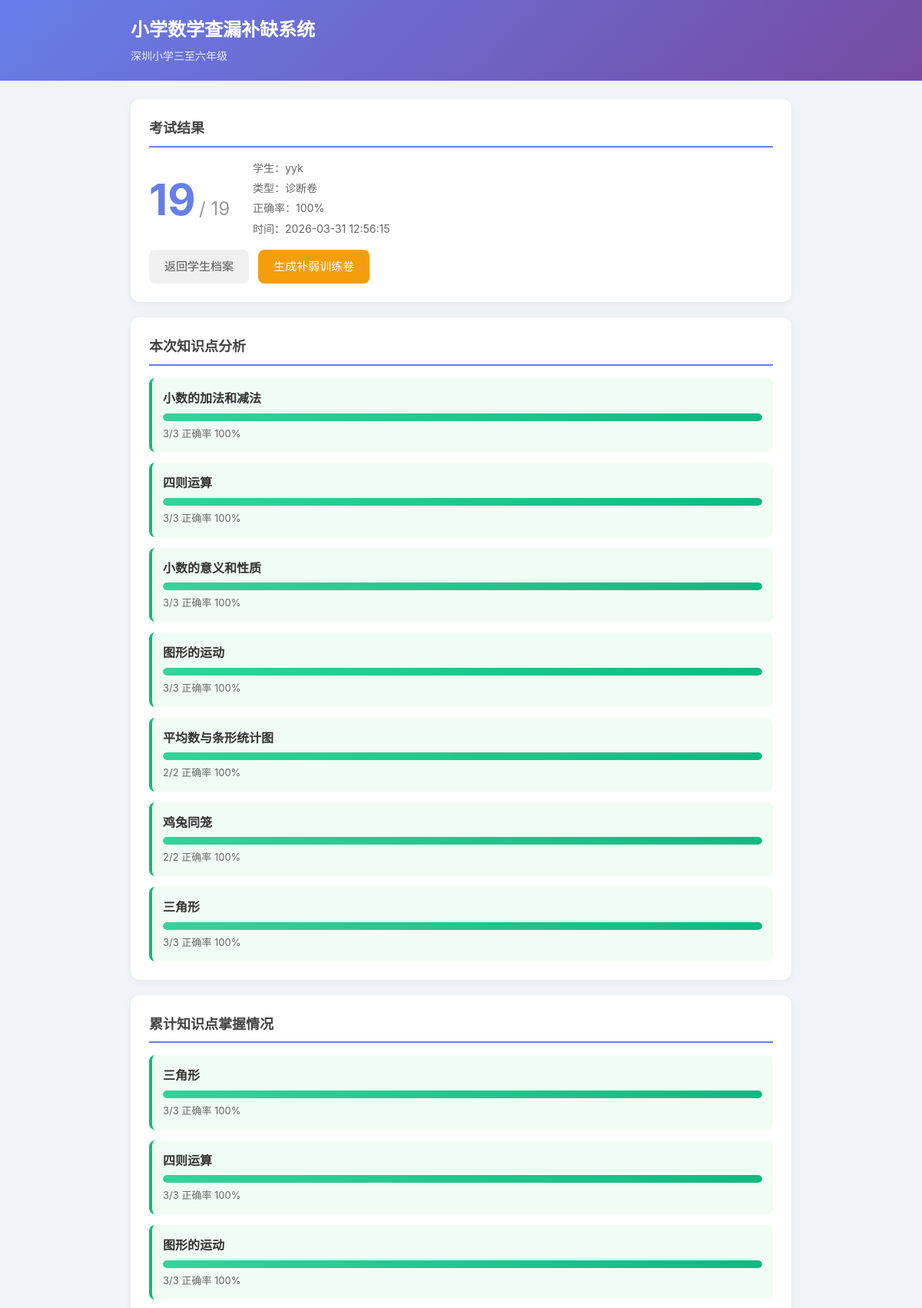
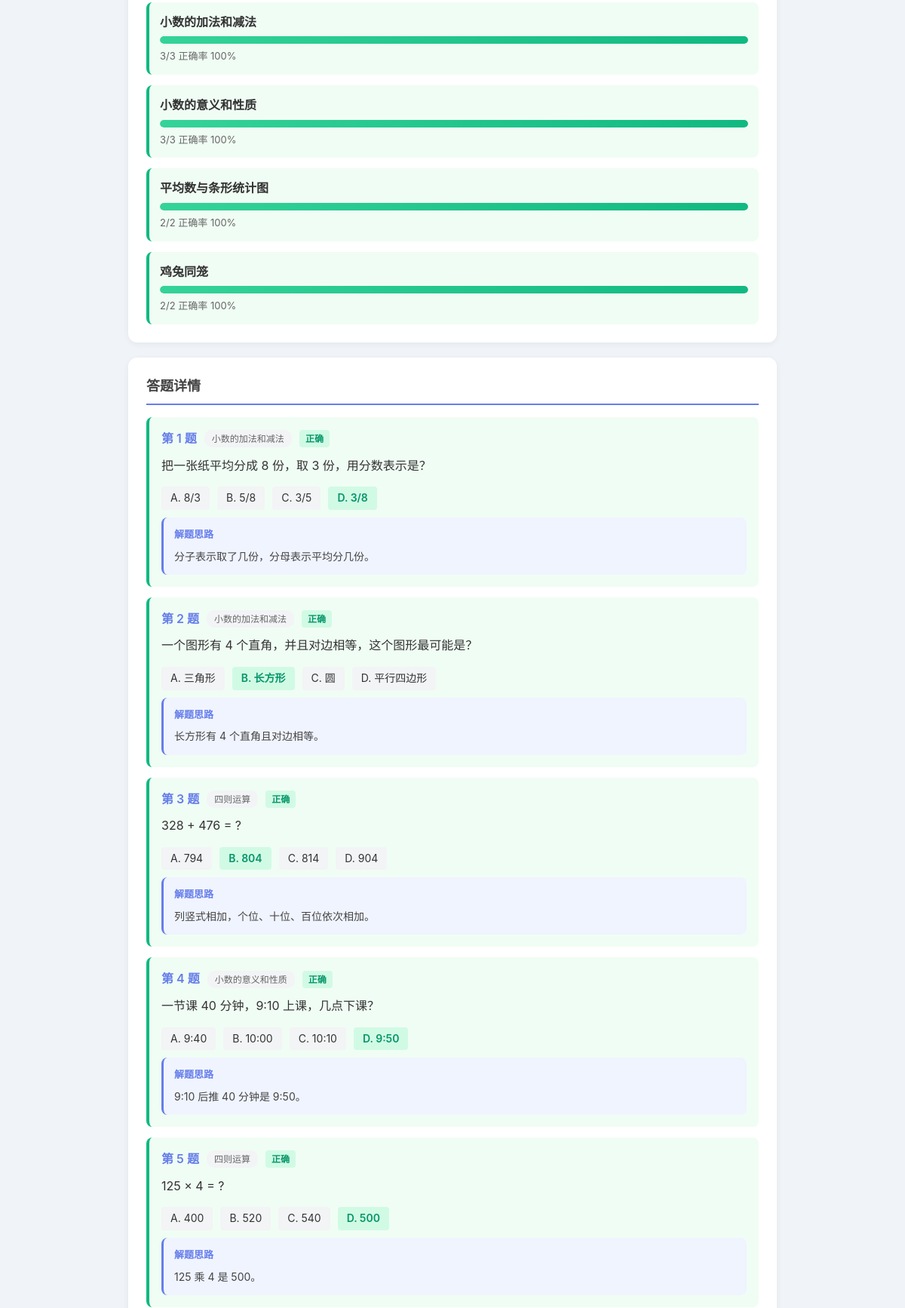
The app's page /exam/result/1 (upper part) with its own data (2 pictures, top to bottom).
### tables this page shows
CREATE TABLE exams (
            id INTEGER PRIMARY KEY AUTOINCREMENT,
            student_id INTEGER NOT NULL,
            exam_type TEXT NOT NULL,
            score INTEGER NOT NULL DEFAULT 0,
            total INTEGER NOT NULL DEFAULT 0,
            created_at TEXT NOT NULL, question_ids TEXT NOT NULL DEFAULT '[]', submitted_at TEXT,
            FOREIGN KEY (student_id) REFERENCES students(id)
        );

CREATE TABLE students (
            id INTEGER PRIMARY KEY AUTOINCREMENT,
            name TEXT NOT NULL,
            class_name TEXT NOT NULL,
            created_at TEXT NOT NULL
        , grade TEXT NOT NULL DEFAULT '四年级下学期');

CREATE TABLE answers (
            id INTEGER PRIMARY KEY AUTOINCREMENT,
            exam_id INTEGER NOT NULL,
            question_id INTEGER NOT NULL,
            student_answer TEXT,
            is_correct INTEGER NOT NULL DEFAULT 0,
            knowledge_point TEXT NOT NULL, question_text TEXT NOT NULL DEFAULT '', options_json TEXT NOT NULL DEFAULT '[]', correct_answer TEXT NOT NULL DEFAULT '', explanation TEXT NOT NULL DEFAULT '',
            FOREIGN KEY (exam_id) REFERENCES exams(id)
        );

### app.py (the view)
@app.route("/exam/result/<int:exam_id>")
def exam_result(exam_id):
    exam = models.get_exam(exam_id)
    if not exam:
        return redirect(url_for("index"))
    student = models.get_student(exam["student_id"])
    answers = models.get_exam_answers(exam_id)
    for a in answers:
        if a.get("question_text"):
            a["question"] = a["question_text"]
            a["correct_answer"] = a.get("correct_answer", "")
            a["explanation"] = a.get("explanation", "")
            continue
        q = get_question_by_id(a["question_id"])
        if q:
            a["question"] = q["question"]
            a["options"] = q["options"]
            a["correct_answer"] = q["answer"]
            a["explanation"] = q.get("explanation", "")
    kp_summary = {}
    for a in answers:
        kp = a["knowledge_point"]
        if kp not in kp_summary:
            kp_summary[kp] = {"total": 0, "correct": 0}
        kp_summary[kp]["total"] += 1
        kp_summary[kp]["correct"] += a["is_correct"]
    for kp in kp_summary:
        t = kp_summary[kp]["total"]
        c = kp_summary[kp]["correct"]
        kp_summary[kp]["rate"] = round(c / t * 100) if t > 0 else 0
        kp_summary[kp]["weak"] = kp_summary[kp]["rate"] < 60
    all_kp_stats = models.get_student_kp_stats(exam["student_id"])
    return render_template(
        "result.html",
        student=student,
        exam=exam,
        answers=answers,
        kp_summary=kp_summary,
        all_kp_stats=all_kp_stats,
    )

### models.py (called while the page is built)
def get_db():
    conn = sqlite3.connect(DB_PATH)
    conn.row_factory = sqlite3.Row
    return conn

def get_student(sid):
    conn = get_db()
    row = conn.execute("SELECT * FROM students WHERE id = ?", (sid,)).fetchone()
    conn.close()
    return dict(row) if row else None

def get_exam(exam_id):
    conn = get_db()
    row = conn.execute("SELECT * FROM exams WHERE id = ?", (exam_id,)).fetchone()
    conn.close()
    exam = dict(row) if row else None
    if exam:
        exam["question_ids"] = parse_question_ids(exam.get("question_ids"))
    return exam

def get_exam_answers(exam_id):
    conn = get_db()
    rows = conn.execute(
        "SELECT * FROM answers WHERE exam_id = ? ORDER BY id", (exam_id,)
    ).fetchall()
    conn.close()
    answers = [dict(r) for r in rows]
    for answer in answers:
        answer["options"] = parse_question_ids(answer.get("options_json"))
    return answers

def get_student_kp_stats(student_id):
    conn = get_db()
    rows = conn.execute(
        """SELECT a.knowledge_point,
                  COUNT(*) as total,
                  SUM(a.is_correct) as correct
           FROM answers a
           JOIN exams e ON a.exam_id = e.id
           WHERE e.student_id = ?
           GROUP BY a.knowledge_point""",
        (student_id,),
    ).fetchall()
    conn.close()
    stats = []
    for r in rows:
        total = r["total"]
        correct = r["correct"]
        rate = round(correct / total * 100) if total > 0 else 0
        stats.append({
            "kp": r["knowledge_point"],
            "total": total,
            "correct": correct,
            "rate": rate,
            "weak": rate < 60,
        })
    return stats

def parse_question_ids(raw_value):
    if not raw_value:
        return []
    try:
        value = json.loads(raw_value)
    except (TypeError, json.JSONDecodeError):
        return []
    return value if isinstance(value, list) else []

### questions.py (called while the page is built)
def get_question_by_id(qid):
    return QUESTIONS_BY_ID.get(qid)

### templates/result.html (shortened to what this page needs)
{% extends "base.html" %}
{% block content %}
<section class="card">
    <h2>考试结果</h2>
    <div class="result-summary">
        <div class="result-score">
            <span class="score-big">{{ exam.score }}</span>
            <span class="score-total">/ {{ exam.total }}</span>
        </div>
        <div class="result-info">
            <p>学生：{{ student.name }}</p>
            <p>类型：{% if exam.exam_type == 'diagnostic' %}诊断卷{% else %}补弱训练卷{% endif %}</p>
            <p>正确率：{{ (exam.score / exam.total * 100)|round|int if exam.total > 0 else 0 }}%</p>
            <p>时间：{{ exam.created_at }}</p>
        </div>
    </div>
    <div class="actions">
        <a href="/student/{{ student.id }}" class="btn">返回学生档案</a>
        <a href="/exam/training/{{ student.id }}" class="btn btn-warning">生成补弱训练卷</a>
    </div>
</section>
<section class="card">
    <h2>本次知识点分析</h2>
    <div class="kp-grid">
        {% for kp, data in kp_summary.items() %}
        <div class="kp-item {% if data.weak %}kp-weak{% else %}kp-ok{% endif %}">
            <div class="kp-name">{{ kp }}</div>
            <div class="progress-bar">
                <div class="progress-fill {% if data.weak %}fill-weak{% else %}fill-ok{% endif %}" style="width: {{ data.rate }}%"></div>
            </div>
            <div class="kp-detail">
                {{ data.correct }}/{{ data.total }} 正确率 {{ data.rate }}%
            </div>
        </div>
        {% endfor %}
    </div>
</section>
{% if all_kp_stats %}
<section class="card">
    <h2>累计知识点掌握情况</h2>
    <div class="kp-grid">
        {% for s in all_kp_stats %}
        <div class="kp-item {% if s.weak %}kp-weak{% else %}kp-ok{% endif %}">
            <div class="kp-name">{{ s.kp }}</div>
            <div class="progress-bar">
                <div class="progress-fill {% if s.weak %}fill-weak{% else %}fill-ok{% endif %}" style="width: {{ s.rate }}%"></div>
            </div>
            <div class="kp-detail">{{ s.correct }}/{{ s.total }} 正确率 {{ s.rate }}%
            </div>
        </div>
        {% endfor %}
    </div>
</section>
{% endif %}
<section class="card">
    <h2>答题详情</h2>
    {% for a in answers %}
    <div class="answer-item {% if a.is_correct %}answer-correct{% else %}answer-wrong{% endif %}">
        <div class="answer-header">
            <span class="question-num">第 {{ loop.index }} 题</span>
            <span class="question-kp">{{ a.knowledge_point }}</span>
            {% if a.is_correct %}
            <span class="tag-correct">正确</span>
            {% else %}
            <span class="tag-wrong">错误</span>
            {% endif %}
        </div>
        <p class="question-text">{{ a.question }}</p>
        <div class="answer-detail">
            {% set labels = ['A', 'B', 'C', 'D'] %}
            {% for opt in a.options %}
            <span class="opt-review
                {% if labels[loop.index0] == a.correct_answer %}opt-correct{% endif %}
            ">
                {{ labels[loop.index0] }}. {{ opt }}
            </span>
            {% endfor %}
        </div>
        {% if a.explanation %}
        <div class="answer-solution">
            <div class="solution-title">解题思路</div>
            <p class="solution-text">{{ a.explanation }}</p>
        </div>
        {% endif %}
    </div>
    {% endfor %}
</section>
{% endblock %}

### static/style.css (style rules this page uses)
* { margin: 0; padding: 0; box-sizing: border-box; }
body { font-family: -apple-system, BlinkMacSystemFont, "Segoe UI", "PingFang SC", "Microsoft YaHei", sans-serif; background: #f0f4f8; color: #333; line-height: 1.6; }
.card { background: white; border-radius: 12px; padding: 24px; margin-bottom: 20px; box-shadow: 0 2px 8px rgba(0,0,0,0.06); }
.card h2 { font-size: 18px; margin-bottom: 16px; color: #444; border-bottom: 2px solid #667eea; padding-bottom: 8px; }
.btn { display: inline-block; padding: 10px 20px; border: none; border-radius: 8px; font-size: 15px; cursor: pointer; text-decoration: none; color: #555; background: #f0f0f0; transition: all 0.2s; }
.btn-warning { background: #f59e0b; color: white; }
.actions { display: flex; gap: 12px; flex-wrap: wrap; margin-top: 12px; }
.tag-correct { background: #d1fae5; color: #059669; padding: 2px 8px; border-radius: 4px; font-size: 12px; font-weight: 600; }
.kp-grid { display: grid; gap: 14px; }
.kp-item { padding: 14px; border-radius: 8px; border-left: 4px solid #ddd; }
.kp-ok { border-left-color: #10b981; background: #f0fdf4; }
.kp-name { font-weight: 600; margin-bottom: 6px; }
.kp-detail { font-size: 13px; color: #666; margin-top: 6px; }
.progress-bar { height: 10px; background: #e5e7eb; border-radius: 5px; overflow: hidden; }
.progress-fill { height: 100%; border-radius: 5px; transition: width 0.5s ease; }
.fill-ok { background: linear-gradient(90deg, #34d399, #10b981); }
.question-num { font-weight: 600; color: #667eea; }
.question-kp { font-size: 12px; background: #f3f4f6; color: #666; padding: 2px 10px; border-radius: 10px; }
.question-text { font-size: 16px; margin-bottom: 14px; line-height: 1.8; }
.result-summary { display: flex; align-items: center; gap: 30px; flex-wrap: wrap; }
.result-score { text-align: center; }
.score-big { font-size: 56px; font-weight: 700; color: #667eea; }
.score-total { font-size: 24px; color: #999; }
.result-info p { font-size: 14px; color: #666; margin-bottom: 4px; }
.answer-item { padding: 16px; border-radius: 8px; margin-bottom: 14px; border-left: 4px solid #ddd; }
.answer-correct { border-left-color: #10b981; background: #f0fdf4; }
.answer-header { display: flex; align-items: center; gap: 10px; margin-bottom: 8px; flex-wrap: wrap; }
.answer-detail { display: flex; flex-wrap: wrap; gap: 10px; margin-top: 8px; }
.opt-review { padding: 4px 12px; border-radius: 4px; font-size: 14px; background: #f3f4f6; }
.opt-correct { background: #d1fae5; color: #059669; font-weight: 600; }
.answer-solution { margin-top: 10px; padding: 12px 14px; background: #f0f4ff; border-radius: 8px; border-left: 3px solid #667eea; }
.solution-title { font-size: 13px; font-weight: 600; color: #667eea; margin-bottom: 6px; }
.solution-text { font-size: 14px; color: #444; line-height: 1.8; }

### records on screen
exams: score "19", total "19", total+score "100", created_at "2026-03-31 12:56:15"
students: name "yyk"
answers: knowledge_point "小数的加法和减法", correct "3", total "3", rate "100", is_correct "正确", question "把一张纸平均分成 8 份，取 3 份，用分数表示是？", labels "A" "B" "C" "D", options "8/3" "5/8" "3/5" "3/8", explanation "分子表示取了几份，分母表示平均分几份。"
answers: knowledge_point "四则运算", correct "3", total "3", rate "100", is_correct "正确", question "328 + 476 = ?", labels "A" "B" "C" "D", options "794" "804" "814" "904", explanation "列竖式相加，个位、十位、百位依次相加。"
answers: knowledge_point "小数的意义和性质", correct "3", total "3", rate "100", is_correct "正确", question "一节课 40 分钟，9:10 上课，几点下课？", labels "A" "B" "C" "D", options "9:40" "10:00" "10:10" "9:50", explanation "9:10 后推 40 分钟是 9:50。"
answers: knowledge_point "图形的运动", correct "3", total "3", rate "100"
answers: knowledge_point "平均数与条形统计图", correct "2", total "2", rate "100"
answers: knowledge_point "鸡兔同笼", correct "2", total "2", rate "100"
answers: knowledge_point "三角形", correct "3", total "3", rate "100"
answers: knowledge_point "小数的加法和减法", is_correct "正确", question "一个图形有 4 个直角，并且对边相等，这个图形最可能是？", labels "A" "B" "C" "D", options "三角形" "长方形" "圆" "平行四边形", explanation "长方形有 4 个直角且对边相等。"
answers: knowledge_point "四则运算", is_correct "正确", question "125 × 4 = ?", labels "A" "B" "C" "D", options "400" "520" "540" "500", explanation "125 乘 4 是 500。"

### other values on screen
{{ s.kp }} "三角形" "四则运算" "图形的运动" "小数的加法和减法" "小数的意义和性质" "平均数与条形统计图" "鸡兔同笼"
{{ s.correct }} "3" "3" "3" "3" "3" "2" "2"
{{ s.total }} "3" "3" "3" "3" "3" "2" "2"
{{ s.rate }} "100" "100" "100" "100" "100" "100" "100"
